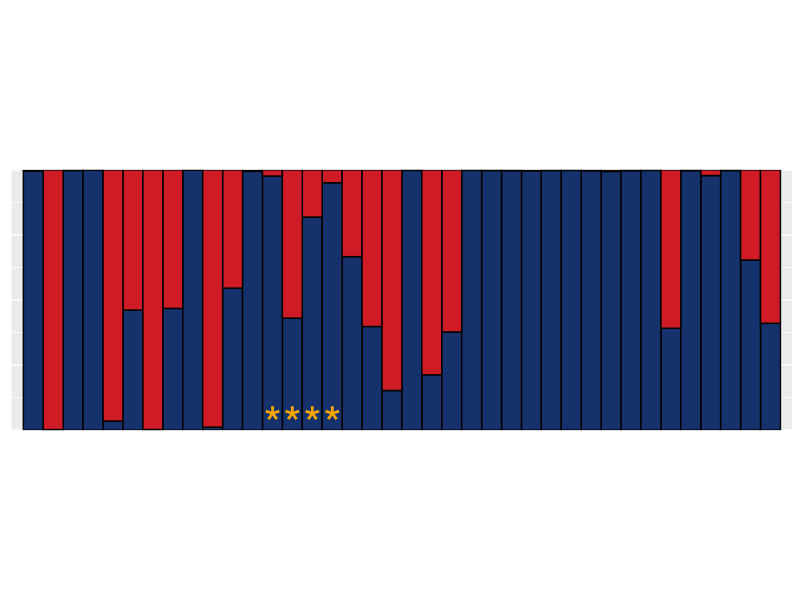

The R source for this figure:
# 1. Loading required library
library(tidyverse)

# 2. Setwd
setwd("chickadee/output/")

# 3. Reading in data (tab delimited), dropping last blank row and filtering for samples where song data available
temp <- read_tsv("../data/S2.txt")
temp <- temp[1:165,]
temp <- temp %>% filter(!is.na(Song_summary)) %>% arrange(Song_summary)

# 4. Expanding dataset into "long" format 
longtemp <- gather(temp,cluster_assignment,assignment_value,c(BC_genetic_cluster_assignment,CC_genetic_cluster_assignment)) %>% arrange(assignment_value) %>% arrange(desc(cluster_assignment))

# 5. Creating structure plot based on "long" format and annotating Appleton City samples
# Saving as 1000 pixels wide, preserving aspect ratio as FigS5.png (in output folder)
ggplot(longtemp, aes(fill=cluster_assignment,y=assignment_value,x=as.factor(Catalog_number))) +
  geom_bar(stat="identity",color="black",width=1) + theme (legend.position="none", axis.text = element_blank(),axis.title=element_blank(), axis.ticks = element_blank()) + scale_y_continuous(limits=c(0,1),expand = c(0, 0)) +
  theme(aspect.ratio = 1/3) +
  scale_x_discrete(limits=temp$Catalog_number) +
  scale_fill_manual(values = (c("#CE1B26","#15326C"))) +
  annotate("text",x=as.character(as.matrix(temp %>% filter(str_detect(Specific_locality,"Appleton City")) %>% select(Catalog_number))),y=0.025,label="*",color="orange",size=12)

# 6. Extracting information for doing t-tests etc
# Mean and SD for black-capped genetic for black-capped singing birds
temp %>% filter(Song_summary=="PUREBC") %>% group_by(Song_summary) %>% summarise(mean(BC_genetic_cluster_assignment),sd(BC_genetic_cluster_assignment))

# Mean and SD for Carolina genetic for Carolina singing birds
temp %>% filter(Song_summary=="PURECC") %>% group_by(Song_summary) %>% summarise(mean(CC_genetic_cluster_assignment),sd(CC_genetic_cluster_assignment))

# t.test
t.test((as.numeric(as.matrix(temp %>% filter(Song_summary=="PUREBC") %>% select(BC_genetic_cluster_assignment)))),(as.numeric(as.matrix(temp %>% filter(Song_summary=="PURECC") %>% select(CC_genetic_cluster_assignment)))))
